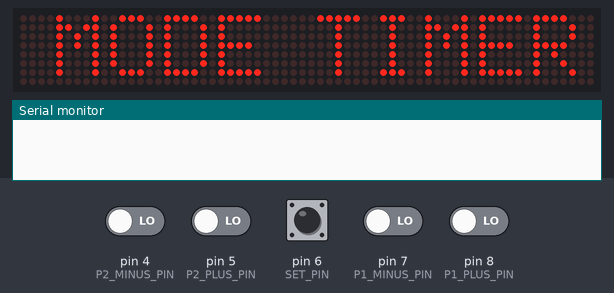
This sketch was run on a simulated Arduino Uno, built with avr-gcc and run on an emulated ATmega328P. Shown: 64×8 LED matrix, the last lines printed to the serial monitor. Inputs (shaded band) come from the test bench; at power-on: pin 4 (P2_MINUS_PIN), pin 5 (P2_PLUS_PIN), pin 6 (SET_PIN), pin 7 (P1_MINUS_PIN), pin 8 (P1_PLUS_PIN) LOW.

Above: at 1.2 s.
1.3 s: pin 4 (P2_MINUS_PIN) driven HIGH
At 1.7 s:
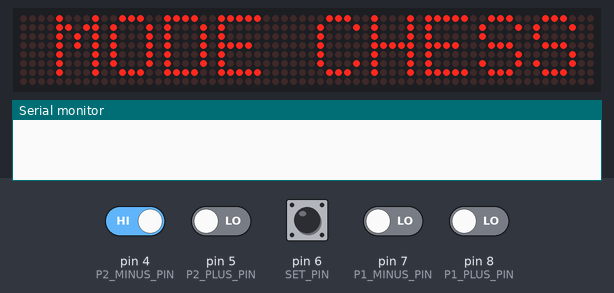
4.3 s: pin 6 (SET_PIN) pulled HIGH for 1 s
6.8 s: pin 4 (P2_MINUS_PIN) driven LOW
8.3 s: pin 5 (P2_PLUS_PIN) driven HIGH
At 8.7 s:
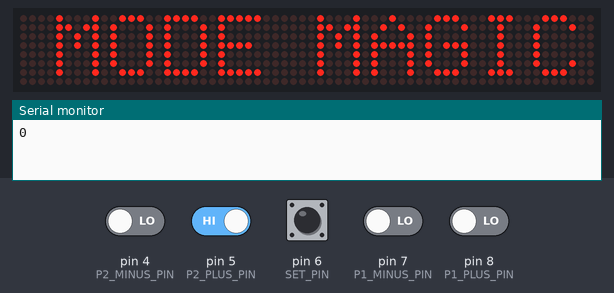
Timing chart, 0 to 11.3 s (numbered marks = the images above; inputs shaded):
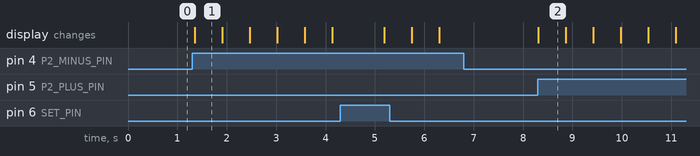

The sketch:

timer_main.ino
```cpp
#include <LEDMatrixDriver.hpp>

// Define the ChipSelect pin for the led matrix (Dont use the SS or MISO pin of your Arduino!)
const uint8_t LEDMATRIX_CS_PIN = 9;


// Number of 8x8 segments you are connecting
const int LEDMATRIX_SEGMENTS = 8;
const int LEDMATRIX_WIDTH    = LEDMATRIX_SEGMENTS * 8;

// The LEDMatrixDriver class instance
LEDMatrixDriver lmd(LEDMATRIX_SEGMENTS, LEDMATRIX_CS_PIN);

void setup() {
  Serial.begin(9600);
  setUpPins();
  // init the display
  lmd.setEnabled(true);
  lmd.setIntensity(0);   // 0 = low, 10 = high
}

unsigned long timer = 0;

void loop() {
//  Serial.println(String(isP1PlusDown()));
//unsigned long time = millis();
//printTime(0,3,time, false);

Serial.println(selectModeMenu());

//printSmallTime(0,0,time,true,false);

//clearDisplay();

//printSmallFontAt(0,0,':',false);


 // printCountDown();

  //
  delay(50);
}
```

button_control.ino
```cpp
const uint8_t P1_PLUS_PIN = 8;
const uint8_t P1_MINUS_PIN = 7;
const uint8_t SET_PIN = 6;
const uint8_t P2_PLUS_PIN = 5;
const uint8_t P2_MINUS_PIN = 4;

void setUpPins(){
  pinMode(P1_PLUS_PIN, INPUT);
  pinMode(P2_PLUS_PIN, INPUT);
  pinMode(P1_MINUS_PIN, INPUT);
  pinMode(P2_MINUS_PIN, INPUT);
  pinMode(SET_PIN, INPUT);
}


boolean isP1PlusDown(){
  return digitalRead(P1_PLUS_PIN) == HIGH;
}


boolean isP2PlusDown(){
  return digitalRead(P2_PLUS_PIN) == HIGH;
}


boolean isP1MinusDown(){
  return digitalRead(P1_MINUS_PIN) == HIGH;
}


boolean isP2MinusDown(){
  return digitalRead(P2_MINUS_PIN) == HIGH;
}


boolean isSetButtonDown(){
  return digitalRead(SET_PIN) == HIGH;
}
```

clock_modules.ino
```cpp
void printSmallTime(int x, int y, unsigned long time, bool seconds, boolean invert){

  if((time % 1000) > 500){
    printSmallFontAt(x + 17,y, ':', invert);
    if(seconds) printSmallFontAt(x+7,y, ':', invert);
  }
  else{
    printSmallFontAt(x + 17,y, ' ', invert);
    if(seconds)printSmallFontAt(x + 7,y, ' ', invert);
  }
  time /= 1000;

  if(seconds){
    printSmallFontAt(x+20,y, ((time / 10) % 6) + '0',  invert);
    printSmallFontAt(x+ 24,y, (time % 10) + '0',  invert);
  }
  time /= 60;

  printSmallFontAt(x+10 + ((seconds) ? 0 : 10),y, ((time / 10) % 6) + '0',  invert);
  printSmallFontAt(x+14 + ((seconds) ? 0 : 10),y, (time % 10) + '0',  invert);

  time /= 60;
  printSmallFontAt(x + ((seconds) ? 0 : 10),y, ((time / 10) % 6) + '0',  invert);
  printSmallFontAt(x  +4 + ((seconds) ? 0 : 10),y, (time % 10)+ '0',  invert);
  lmd.display();
}

void printTime(int x, int y, unsigned long time, boolean invert){
    time /= 60000;

    int min = time % 60;
    printVeryBigFont(x,y, min / 10, invert);
    printVeryBigFont(x + 8,y,min % 10, invert);
    int hours = (time / 60) % 24;

    printVeryBigFont(x + 17,y, hours / 10, invert);
    printVeryBigFont(x + 25,y, time % 10, invert);

    lmd.display();
}
```

fonts.h
```cpp
const uint8_t sm_0[] = {0x1f, 0x11, 0x1f};
const uint8_t sm_1[] = {0x00, 0x1f, 0x00};
const uint8_t sm_2[] = {0x1d, 0x15, 0x17};
const uint8_t sm_3[] = {0x15, 0x15, 0x1f};
const uint8_t sm_4[] = {0x07, 0x04, 0x1f};
const uint8_t sm_5[] = {0x17, 0x15, 0x1d};
const uint8_t sm_6[] = {0x1f, 0x15, 0x1d};
const uint8_t sm_7[] = {0x01, 0x01, 0x1f};
const uint8_t sm_8[] = {0x1f, 0x15, 0x1f};
const uint8_t sm_9[] = {0x17, 0x15, 0x1f};
const uint8_t sm_doublePoint[] = {0x00, 0x0a, 0x00};
const uint8_t sm_blank[] = {0x00, 0x00, 0x00};

const uint8_t sm_P[] = {0x1f, 0x05, 0x07};
const uint8_t sm_L[] = {0x1f, 0x10, 0x10};
const uint8_t sm_A[] = {0x1f, 0x05, 0x1f};
const uint8_t sm_Y[] = {0x07, 0x1c, 0x07};
const uint8_t sm_E[] = {0x1f, 0x15, 0x15};
const uint8_t sm_R[] = {0x1f, 0x0d, 0x17};

const uint8_t bg_A[] = {0x7C, 0x0A, 0x09, 0x0A, 0x7C};
const uint8_t bg_B[] = {0x7F, 0x49, 0x49, 0x49, 0x36};
const uint8_t bg_C[] = {0x3E, 0x41, 0x41, 0x41, 0x22};
const uint8_t bg_D[] = {0x7f, 0x41, 0x41, 0x41, 0x3E};
const uint8_t bg_E[] = {0x7f, 0x49, 0x49, 0x49, 0x41};
const uint8_t bg_F[] = {0x7f, 0x09, 0x09, 0x09, 0x01};
const uint8_t bg_G[] = {0x3E, 0x41, 0x49, 0x49, 0x3a};
const uint8_t bg_H[] = {0x7f, 0x08, 0x08, 0x08, 0x7f};
const uint8_t bg_I[] = {0x00, 0x41, 0x7f, 0x41, 0x00};
const uint8_t bg_J[] = {0x30, 0x40, 0x40, 0x40, 0x3f};
const uint8_t bg_K[] = {0x7f, 0x08, 0x14, 0x22, 0x41};
const uint8_t bg_L[] = {0x7f, 0x40, 0x40, 0x40, 0x40};
const uint8_t bg_M[] = {0x7f, 0x02, 0x0c, 0x02, 0x7f};
const uint8_t bg_N[] = {0x7f, 0x04, 0x08, 0x10, 0x7f};
const uint8_t bg_O[] = {0x3E, 0x41, 0x41, 0x41, 0x3e};
const uint8_t bg_P[] = {0x7f, 0x09, 0x09, 0x09, 0x06};
const uint8_t bg_Q[] = {0x3E, 0x41, 0x51, 0x21, 0x5e};
const uint8_t bg_R[] = {0x7f, 0x09, 0x19, 0xa9, 0xc6};
const uint8_t bg_S[] = {0x26, 0x49, 0x49, 0x49, 0x32};
const uint8_t bg_T[] = {0x01, 0x01, 0x7f, 0x01, 0x01};
const uint8_t bg_U[] = {0x3f, 0x40, 0x40, 0x40, 0x3f};
const uint8_t bg_V[] = {0x1f, 0x20, 0x40, 0x20, 0x1f};
const uint8_t bg_W[] = {0x3f, 0x40, 0x30, 0x40, 0x3f};
const uint8_t bg_X[] = {0x63, 0x14, 0x08, 0x14, 0x63};
const uint8_t bg_Y[] = {0x03, 0x04, 0x78, 0x04, 0x03};
const uint8_t bg_Z[] = {0x61, 0x51, 0x49, 0x45, 0x43};
//
const uint8_t bg_0[] = {0x3E, 0x51, 0x49, 0x45, 0x3e};
const uint8_t bg_1[] = {0x44, 0x42, 0x7f, 0x40, 0x40};
const uint8_t bg_2[] = {0x62, 0x51, 0x49, 0x49, 0x46};
const uint8_t bg_3[] = {0x22, 0x41, 0x49, 0x49, 0x36};
const uint8_t bg_4[] = {0x0f, 0x08, 0x08, 0x08, 0x7f};
const uint8_t bg_5[] = {0x2f, 0x49, 0x49, 0x49, 0x31};
const uint8_t bg_6[] = {0x3E, 0x49, 0x49, 0x49, 0x32};
const uint8_t bg_7[] = {0x01, 0x71, 0x09, 0x05, 0x03};
const uint8_t bg_8[] = {0x36, 0x49, 0x49, 0x49, 0x36};
const uint8_t bg_9[] = {0x26, 0x49, 0x49, 0x49, 0x3e};

const uint8_t bg_blank[] = {0x00, 0x00, 0x00, 0x00, 0x00};

const uint8_t vb_0[] = {0x3E,0x63,0x73,0x7B,0x6B,0x6F,0x67,0x63,0x3E};
const uint8_t vb_1[] = {0x08,0x0C,0x0F,0x0C,0x0C,0x0C,0x0C,0x0C,0x3F};
const uint8_t vb_2[] = {0x1E,0x33,0x33,0x30,0x18,0x0C,0x06,0x33,0x3F};
const uint8_t vb_3[] = {0x1E,0x33,0x30,0x30,0x1C,0x30,0x30,0x33,0x1E};
const uint8_t vb_4[] = {0x30,0x38,0x3C,0x36,0x33,0x7F,0x30,0x30,0x78};
const uint8_t vb_5[] = {0x3F,0x03,0x03,0x03,0x1F,0x30,0x30,0x33,0x1E};
const uint8_t vb_6[] = {0x1C,0x06,0x03,0x03,0x1F,0x33,0x33,0x33,0x1E};
const uint8_t vb_7[] = {0x7F,0x63,0x63,0x60,0x30,0x18,0x0C,0x0C,0x0C};
const uint8_t vb_8[] = {0x1E,0x33,0x33,0x33,0x1E,0x33,0x33,0x33,0x1E};
const uint8_t vb_9[] = {0x1E,0x33,0x33,0x33,0x3E,0x18,0x18,0x0C,0x0E};

const uint8_t* veryBigNumbers[]={vb_0,vb_1,vb_2,vb_3,vb_4,vb_5,vb_6,vb_7,vb_8,vb_9};
const uint8_t* smallNumbers[]={sm_0,sm_1,sm_2,sm_3,sm_4,sm_5,sm_6,sm_7,sm_8,sm_9};
const uint8_t* bigNumbers[]={bg_0,bg_1,bg_2,bg_3,bg_4,bg_5,bg_6,bg_7,bg_8,bg_9};
const uint8_t* bigCharacters[]={bg_A,bg_B,bg_C,bg_D,bg_E,bg_F,bg_G,bg_H,bg_I,bg_J,bg_K,bg_L,bg_M,bg_N,bg_O,bg_P,bg_Q,bg_R,bg_S,bg_T,bg_U,bg_V,bg_W,bg_X,bg_Y,bg_Z};

const uint8_t* smallCharacters[]={sm_A,sm_blank,sm_blank,sm_blank,sm_E,sm_blank,sm_blank,sm_blank,sm_blank,sm_blank,sm_blank,sm_L,sm_blank,sm_blank,sm_blank,sm_P,sm_blank,sm_R,sm_blank,sm_blank,sm_blank,sm_blank,sm_blank,sm_blank,sm_Y,sm_blank};
```

mode_control.ino
```cpp
const uint8_t MODE_TIMER = 0;
const uint8_t MODE_MAGIC = 1;
const uint8_t MODE_CHESS = 2;

int selectModeMenu(){
  int selectedMode = 0;
  clearDisplay();
  for(;;){
    printBigTextAt(4,0,"MODE", false);
    printMode(selectedMode);
    lmd.display();

    if(isP1PlusDown() || isP2PlusDown()){
      selectedMode = (selectedMode < 2) ? selectedMode + 1 :  0;
      printMode(selectedMode);
      lmd.display();
      delay(500);
    }
    if(isP1MinusDown() || isP2MinusDown()){
      selectedMode = (selectedMode > 0) ? selectedMode - 1 :  2;
      printMode(selectedMode);
      lmd.display();
      delay(500);
    }
    if(isSetButtonDown()){
      delay(500);
      return selectedMode;
    }
    delay(50);
  }
}


void printMode(int mode){
  switch(mode){
    case MODE_TIMER:
                      printBigTextAt(33,0,"TIMER", false);
                      break;
    case MODE_MAGIC:
                      printBigTextAt(33,0,"MAGIC", false);
                      break;
    case MODE_CHESS:
                      printBigTextAt(33,0,"CHESS", false);
                      break;
  }
}
```

timer_modules.ino
```cpp
void printCountDown(){

 clearDisplay();
  if(timer == 0){
    timer =  millis()/1000;
  }
 unsigned long time = millis() / 1000 - timer;
  if( time >= 15){
    timer =  0;
  }
  else{
    if (time >= 10){
      if (time >= 12 && millis()%500 > 250){
        clearDisplay();
      }
      else{
         printBigTextAt(33,1,"READY", false);
       }
    }
    else{
      printVeryBigFont(13,7, 9-time, false);
      for (int i = 0; i < 6; i++){
        lmd.setPixel(35 + i,4, true);
        lmd.setPixel(35 + i,3, true);
        lmd.setPixel(55 + i,3, true);
        lmd.setPixel(55 + i,4, true);
      }
    }
  }
  printSmallPlayerText(0,0, 2, false);
  lmd.display();

}
```

vision_control.ino
```cpp
#include "fonts.h"

void printSmallFontAt(int x, int y, char character, boolean invert ) {
  uint8_t* font = (uint8_t*) sm_blank;

  if (character >= 'a' &&  character <= 'z') {
    character = character - 'a' + 'A';
  }

  if (character == ':') {
    font = (uint8_t*) sm_doublePoint;
  }else  if (character >= '0' && character <= '9') {
    font = (uint8_t*) smallNumbers[character - '0'];
  }
  else if (character >= 'A' && character <= 'Z') {
    font = (uint8_t*) smallCharacters[character - 'A'];
  }
  else {
    font = (uint8_t*) sm_blank;
  }
  for (int i = 0; i < 3; i++) {
    int mask = 0x01;
    for (int j = 0; j < 5; j++) {
      lmd.setPixel(x + i, y + j, (font[i] & mask) != 0);
      mask = mask << 1;
    }
  }
}


void printBigFontAt(int x, int y, uint8_t* font, boolean invert ) {
  for (int i = 0; i < 7; i++) {
    lmd.setPixel(x - 1, y + i, invert );
    lmd.setPixel(x + 5, y + i, invert);
  }
  for (int i = 0; i < 5; i++) {
    int mask = 0x01;
    for (int j = 0; j < 7; j++) {
      if (invert) {
        lmd.setPixel(x + i, y + j, (font[i] & mask) == 0 );
      }
      else {
        lmd.setPixel(x + i, y + j, (font[i] & mask) != 0 );
      }
      mask = mask << 1;
    }
  }
}


void printBigTextAt(int x, int y, String text, boolean invert) {
  text.toUpperCase();
  for (int i = 0; i < text.length(); i++) {
    char character = text.charAt(i);
    uint8_t* font = NULL;
    if (character >= '0' && character <= '9') {
      font = (uint8_t*) bigNumbers[character - '0'];
    }
    else if (character == ' ') {
      font = (uint8_t*) bg_blank;
    } else {
      font = (uint8_t*) bigCharacters[character - 'A'];
    }
    printBigFontAt(x + (i * 6), y, font, invert);
  }
}


void printSmallPlayerText(int x, int y, int playerID, boolean invert) {
  printSmallFontAt(x, y, 'P',  invert);
  printSmallFontAt(x + 4, y, 'L',  invert);
  printSmallFontAt(x + 8, y, 'A',  invert);
  printSmallFontAt(x + 12, y, 'Y',  invert);
  printSmallFontAt(x + 16, y, 'E',  invert);
  printSmallFontAt(x + 20, y, 'R',  invert);
  printSmallFontAt(x + 28, y, playerID + '0',  invert);
}


void printVeryBigFont(int x, int y, int value, boolean invert) {
  uint8_t* font = (uint8_t*)veryBigNumbers[value];
  for (int i = 0; i < 9; i++) {
    int mask = 0x01;
    for (int j = 0; j < 8; j++) {
      int posx = ((y + i >= (8)) ? (LEDMATRIX_WIDTH / 2) : 0) +   x + j ;
      int posy = (y + i >= 8 ? -8 : 0) + y + i ;
      lmd.setPixel(posx, posy, (font[i] & mask) != 0);
      mask = mask << 1;
    }
  }
}


void clearDisplay() {
  for (int y = 0; y < 8; y++) {
    for (int x = 0; x < LEDMATRIX_WIDTH; x++) {
      lmd.setPixel(x , y, false);
    }
  }
}
```

Measured:
- after the input at 1.3 s, the display: changes after 0.05 s (image 1)
- after the input at 6.8 s, every drawn part: stays the same
- after the input at 8.3 s, the display: changes at once (image 2)
- what the display in image 1 shows lasts 0.5 s, from 1.4 s to 1.9 s
